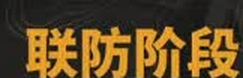
#> input picture proto/templates/defense_phase.png, 243 x 78 px
$ python -i screen_detector.py   (imports and definitions only)
#> lines starting #> are read from the running program, lines starting #| are printed output that depends on the picture; after the words box and inside, x2 and y2 are one past the last pixel; in counts of white or black regions, pixels touching at a corner belong together
#> further down, picture is the input picture: shape (78, 243, 3); mean B, G, R 36.4, 75, 99.1
r"""卫戍协议 HUD 检测（纯 numpy/PIL，不依赖 cv2）。

内部规范坐标 1920×1080：ROI/模板都按该尺度写，输入帧按比例裁到 ROI 再缩放，
不做整帧缩放（整帧重采样 + 全屏掩码会吃掉 300ms/帧）。

模板用二值掩码做 NCC：背景（地图、半透明横幅）不参与匹配，实测分离度 >0.9。
已验证锚点（720p 录屏 → 1920 乘 1.5）：
  联防开始横幅   文本左上 (602,322) 尺寸 162×52 @720，橙字
  作战结束横幅   文本左上 (604,330) 尺寸 166×58 @720，白字
  顶部状态胶囊   规范 (840,10)-(1160,82)：teal=休息/购买，金/橙=n/m 战斗波次，
                 红条+低绿色均值=最终攻势；文字页（菜单/结果）全部近 0
  扣血红字带     x 600..790, y 368..404 @720
  回合 N 芯片   规范 (750,34)-(790,56)，最终攻势期间被 n/15 红条取代
"""

from __future__ import annotations

from dataclasses import dataclass, field
from pathlib import Path

import numpy as np
from PIL import Image

import hud_digits

BASE = Path(__file__).resolve().parent
TPL_DIR = BASE / "templates"
CANON = (1920, 1080)
MARK_PACK = TPL_DIR / "marks.npz"


def _as_rgb(img) -> np.ndarray:
    arr = np.asarray(img.convert("RGB")) if isinstance(img, Image.Image) else np.asarray(img)[:, :, :3]
    return arr


def crop_canonical(rgb: np.ndarray, box) -> np.ndarray:
    """按 1920 规范框裁切任意分辨率的帧，并把裁片缩放到规范尺寸。"""
    h, w = rgb.shape[:2]
    x1, y1, x2, y2 = box
    sx, sy = w / CANON[0], h / CANON[1]
    bx = (int(round(x1 * sx)), int(round(y1 * sy)),
          int(round(x2 * sx)), int(round(y2 * sy)))
    patch = rgb[bx[1]:bx[3], bx[0]:bx[2]]
    tw, th = x2 - x1, y2 - y1
    if patch.shape[1] != tw or patch.shape[0] != th:
        patch = np.asarray(Image.fromarray(patch).resize((tw, th), Image.BILINEAR))
    return patch


def _quarter(patch: np.ndarray) -> np.ndarray:
    return np.asarray(Image.fromarray(patch).resize((patch.shape[1] // 4, patch.shape[0] // 4), Image.BILINEAR))


# ------------------------------------------------------------------ 掩码

def _ch(rgb):
    a = rgb.astype(np.int16)
    return a[:, :, 0], a[:, :, 1], a[:, :, 2]


def mask_orange(rgb) -> np.ndarray:
    r, g, b = _ch(rgb)
    return ((r > 150) & (g > 85) & (g < 215) & (b < 110) & (r - b > 70)).astype(np.float32)
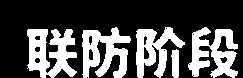
#> returned value: shape (78, 243) float32; values 0 (black) and 1 (white), 31.1% white; 5 white regions, box (x1, y1, x2, y2) and area: (27, 29, 77, 78) 1570, (188, 27, 238, 78) 1459, (82, 27, 131, 78) 1451, (136, 27, 185, 78) 1221, (171, 49, 179, 78) 195


def mask_bright(rgb) -> np.ndarray:
    r, g, b = _ch(rgb)
    mx = np.maximum(np.maximum(r, g), b)
    mn = np.minimum(np.minimum(r, g), b)
    return ((mn > 100) & (mx - mn < 90)).astype(np.float32)


def mask_teal(rgb) -> np.ndarray:
    r, g, b = _ch(rgb)
    return ((g > 100) & (b > 80) & (r < 120) & (g - r > 25)).astype(np.float32)


def mask_red(rgb) -> np.ndarray:
    r, g, b = _ch(rgb)
    return ((r > 150) & (g < 90) & (b < 90)).astype(np.float32)


MASKS = {
    "orange": mask_orange,
    "bright": mask_bright,
    "teal": mask_teal,
    "red": mask_red,
}


def _ncc(a: np.ndarray, b: np.ndarray) -> float:
    a = a - a.mean()
    b = b - b.mean()
    den = np.sqrt((a * a).sum() * (b * b).sum())
    return float((a * b).sum() / den) if den > 0 else 0.0


def ncc_at(mask: np.ndarray, tpl_zm: np.ndarray, tpl_norm: float, y: int, x: int) -> float:
    h, w = tpl_zm.shape
    patch = mask[y:y + h, x:x + w]
    patch = patch - patch.mean()
    den = float(np.sqrt((patch * patch).sum())) * tpl_norm
    return float((patch * tpl_zm).sum() / den) if den > 1e-9 else -1.0


def best_ncc(mask: np.ndarray, tpl_zm: np.ndarray, anchor_xy=None, radius: int = 0,
             pad: int = 3) -> tuple[float, tuple | None]:
    """定位 + 校验：先按行/列投影做一维互相关拿到候选位置，再在 ±pad 内做二维 NCC。

    二值文字掩码对 1–2px 错位极敏感（笔画只有 4–6px 宽），所以二维校验不能省；
    但整窗二维全扫太慢（≈80ms/帧），一维投影把候选从 O(r²) 压到 O(1)。
    投影可能锁到窗口里另一条横排文字，此时二维 NCC 分数会掉下去，不会误报。
    """
    H, W = mask.shape
    h, w = tpl_zm.shape

    def proj_peak(profile, tprof):
        p = profile - profile.mean()
        t = tprof - tprof.mean()
        den = float(np.linalg.norm(p) * np.linalg.norm(t))
        if den < 1e-9:
            return 0
        c = np.correlate(p, t, "valid") / den
        return int(np.argmax(c))

    y0 = proj_peak(mask.sum(1), tpl_zm.sum(1))
    x0 = proj_peak(mask.sum(0), tpl_zm.sum(0))
    tpl_norm = float(np.sqrt((tpl_zm * tpl_zm).sum()))
    best, at = -2.0, None
    for dy in range(-pad, pad + 1):
        for dx in range(-pad, pad + 1):
            x, y = x0 + dx, y0 + dy
            if x < 0 or y < 0 or y + h > H or x + w > W:
                continue
            v = ncc_at(mask, tpl_zm, tpl_norm, y, x)
            if v > best:
                best, at = v, (x, y)
    return best, at


@dataclass(frozen=True)
class Target:
    name: str
    mask: str
    tpl: str
    roi: tuple             # 1920 坐标：搜索窗（掩码只在该窗内算）
    threshold: float


TARGETS = [
    Target("defense_phase", "orange", "defense_phase.png", (860, 440, 1200, 610), 0.55),
    Target("battle_end", "bright", "battle_end.png", (860, 445, 1210, 630), 0.55),
]

# 顶部状态胶囊。休息：teal 占比 0.12–0.24；战斗波次：金/橙；最终攻势：红条且
# 红像素平均绿色分量 ~56（橙色联防横幅/波次胶囊 ~72–93，用 mg 区分）。
PILL_BOX = (840, 10, 1160, 82)
PILL_REST_TEAL = 0.08
PILL_FINAL_RED = 0.025
PILL_FINAL_MG = 68.0
PILL_GOLD = 0.03
PILL_ORANGE = 0.02

# 联防期底部说明条：观战队友时是亮 teal 底 + 眼睛图标，自己防守时是暗底 + 「自己」
DEF_BAR = (742, 912, 1190, 978)
DEF_BAR_TEAL = 0.30
DEF_BAR_WHITE = 0.004

DAMAGE_BAND = (930, 548, 1125, 590)   # 1920 坐标：横幅标题下方红字带
DAMAGE_MIN_PX = 300
DAMAGE_MAX_H = 34                     # 红字行高；更高的红色块是地图上的敌人标记
DAMAGE_MIN_W = 90

# 文字页标记（NCC 0.55，实测同一帧 1.00、异帧 ≤0.21）
MARKS = {
    # 模式入口标题「卫戍协议」logo：比主页淡入早约 2s，独立于 e4_0017=1.00
    "mode_logo": ("red", (294, 192, 690, 293)),
    "difficulty": ("bright", (1540, 12, 1866, 80)),
    "match_found": ("teal", (1480, 850, 1760, 960)),
    "strategy_page": ("bright", (680, 18, 1080, 90)),
    "result_victory": ("teal", (218, 300, 600, 393)),
    "result_defeat": ("red", (218, 300, 600, 393)),
    # 主界面：青色「搜寻队友」+ 两个灰框（实测 a_0007..10 ≈1.00，异帧 ≤0.12）
    "lobby_search": ("teal", (1532, 930, 1851, 1017)),
    "lobby_sweep": ("bright", (1586, 108, 1895, 174)),
    "lobby_mat": ("bright", (1586, 206, 1895, 273)),
    # 匹配中「搜寻中」(0s) 白字；a_0013=1.00，a_0014=0.55
    "searching": ("bright", (1385, 290, 1630, 362)),
    # 决策三页（机密商店/战术/悬赏）左上大标题共用同一框；各模板自匹配 1.00，
    # 互相 ≤0.38
    "decision_shop": ("teal", (248, 46, 456, 98)),
    "decision_tac": ("teal", (248, 46, 456, 98)),
    "decision_bounty": ("teal", (248, 46, 456, 98)),
    # 核心盟约白标题：本帧 1.00，其余 0.00
    "core_covenant": ("bright", (123, 166, 323, 214)),
    # 策略页右侧「请选择策略」；旧 strategy_page 只到 0.50，低于阈值
    "strategy_pick": ("teal", (1391, 32, 1678, 71)),
    # 最终攻势开场橙字「击败敌方首领!」（多帧持续）：同帧 1.00，其余 10 帧 ≤0.16
    "final_overlay": ("orange", (818, 656, 1102, 708)),
    # 隐秘核心已解锁横幅：同帧 1.00，其余 ≤0.16
    "secret_core": ("teal", (796, 600, 1122, 680)),
}
MARK_MIN_SCORE = 0.55
LOBBY_MIN = 0.75
LOBBY_NEED = 2
LOBBY_TEXT_CAND = 0.45   # 标记淡入帧就够触发文字确认（文字才是最终判据）
SEARCHING_MIN = 0.70

# 这两条不依赖胶囊：最终攻势横幅在战斗中出现时 pill 可能已经是 combat/final，
# 隐秘核心横幅也紧接在胶囊消失的过场里。每帧都算，代价是两次小裁片 NCC。
ALWAYS_MARKS = ("final_overlay", "secret_core")

# 准备阶段右上角「准备就绪」(teal) / 「取消准备」(bright，白字) 按钮。
# 实测 ready_on 0.99–1.00、ready_off 0.93–1.00，其它画面 ≤0.06。
READY_BTN = (1703, 132, 1886, 176)
READY_NCC = 0.65

# 最终攻势胶囊里的首领血条：条体在胶囊裁片内 y 24..38、x 25..269（满血 244px）。
# 胶囊里的 n/15 是波次，不是血量；血量按红条长度读（0/15 时条约 100%，超时约 23%）。
BOSS_BAR_X = (25, 269)
BOSS_BAR_Y = (24, 38)
# 3px ≈ 1.2%：旧值 10px 让血条最低只能读到 4.1%，击杀前的最后一两帧
# 直接变成 None，boss_victory 永远等不到 ≤2%。噪声靠列投影 ≥6 行滤掉。
BOSS_BAR_MIN_PX = 3


# [12 lines left out: function boss_bar_fill, not called in this run]


def pill_state(patch) -> str | None:
    """顶部胶囊状态：rest / final / combat / None。传入已按 PILL_BOX 裁切的规范图。"""
    teal = mask_teal(patch)
    if float(teal.mean()) >= PILL_REST_TEAL:
        return "rest"
    red = mask_red(patch)
    red_frac = float(red.mean())
    if red_frac >= PILL_FINAL_RED:
        r, g, b = _ch(patch)
        loose = (r > 150) & (r - g > 70) & (r - b > 70) & (g < 170)
        mg = float(g[loose].mean()) if loose.any() else 255.0
        if mg < PILL_FINAL_MG:
            return "final"
    r, g, b = _ch(patch)
    gold = (r > 150) & (g > 140) & (b < 100) & (g > 0.65 * r)
    if float(gold.mean()) >= PILL_GOLD:
        return "combat"
    orange = (r > 150) & (g > 70) & (g < 170) & (b < 100) & (r - b > 90) & (r - g > 40)
    if float(orange.mean()) >= PILL_ORANGE:
        return "combat"
    return None


@dataclass
class ScreenReading:
    scores: dict = field(default_factory=dict)
    at: dict = field(default_factory=dict)
    marks: dict = field(default_factory=dict)
    pill: str | None = None
    pill_teal_frac: float = 0.0
    clock: int | None = None
    clock_warn: bool = False
    boss: dict | None = None
    boss_hp: float | None = None
    round: int | None = None
    damage_red_px: int = 0
    damage_shape_ok: bool = False
    bar_teal_frac: float = 0.0
    bar_white_frac: float = 0.0
    ready_btn: bool = False
    lobby_text: bool = False      # OCR：「搜寻队友」/「独立模拟」+ 一条副标题
    rest_text: bool | None = None  # OCR：休整胶囊读「休息一下」；None=读不出

    # [5 lines left out: function lobby, not called in this run]

    @property
    def searching(self) -> bool:
        return self.mark("searching") >= SEARCHING_MIN

    @property
    def defense_phase(self) -> bool:
        return self.scores.get("defense_phase", 0) >= 0.55

    @property
    def battle_end(self) -> bool:
        return self.scores.get("battle_end", 0) >= 0.55

    @property
    def end_damaged(self) -> bool:
        return self.damage_shape_ok

    @property
    def rest(self) -> bool:
        return self.pill == "rest"

    @property
    def combat(self) -> bool:
        return self.pill == "combat"

    @property
    def final_assault(self) -> bool:
        return self.pill == "final"

    @property
    def watching_teammate(self) -> bool:
        return self.bar_teal_frac >= DEF_BAR_TEAL

    @property
    def defending_self(self) -> bool:
        return self.bar_teal_frac < DEF_BAR_TEAL and self.bar_white_frac >= DEF_BAR_WHITE

    def mark(self, name: str) -> float:
        return self.marks.get(name, 0.0)

    @property
    def result_page(self) -> bool:
        return self.mark("result_victory") >= MARK_MIN_SCORE or self.mark("result_defeat") >= MARK_MIN_SCORE

    @property
    def final_overlay(self) -> bool:
        return self.mark("final_overlay") >= MARK_MIN_SCORE

    @property
    def secret_core(self) -> bool:
        return self.mark("secret_core") >= MARK_MIN_SCORE

    # [4 lines left out: function decision_page, not called in this run]

    @property
    def core_covenant_page(self) -> bool:
        return self.mark("core_covenant") >= MARK_MIN_SCORE

    @property
    def strategy_pick_page(self) -> bool:
        return self.mark("strategy_pick") >= MARK_MIN_SCORE


class ScreenDetector:
    def __init__(self):
        self._tpls = {}
        for t in TARGETS:
            rgb = np.asarray(Image.open(TPL_DIR / t.tpl).convert("RGB"))
            m = MASKS[t.mask](rgb)
            self._tpls[t.name] = m - m.mean()
#> pass 2 of the loop in __init__, `for t in TARGETS:`:
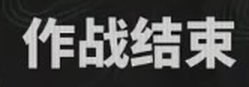
#> input picture proto/templates/battle_end.png, 249 x 87 px
#> in __init__, rgb is the input picture: shape (87, 249, 3); mean R, G, B 77.1, 77.1, 76.5
#> a: shape (87, 249, 3) int16
#> in mask_bright, `return ((mn > 100) & (mx - mn < 90)).astype(np.float32)`:
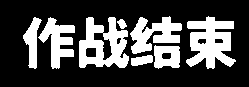
#> returned value: shape (87, 249) float32; values 0 (black) and 1 (white), 29.4% white; 8 white regions, largest, box (x1, y1, x2, y2) and area: (186, 16, 236, 69) 1638, (79, 17, 129, 68) 1551, (130, 16, 182, 54) 1069
        self._marks = {}
        if MARK_PACK.exists():
            z = np.load(MARK_PACK)
#> (reads proto/templates/marks.npz from the repository)
            self._marks = {k: z[k] for k in z.files}

    def analyze(self, img) -> ScreenReading:
        rgb = _as_rgb(img)
        read = ScreenReading()
        for t in TARGETS:
            x1, y1, x2, y2 = t.roi
            win = crop_canonical(rgb, t.roi)
            score, at = best_ncc(MASKS[t.mask](win), self._tpls[t.name])
            read.scores[t.name] = score
            read.at[t.name] = None if at is None else (at[0] + x1, at[1] + y1)
#> this loop made 2 passes
#> (H in best_ncc, W in best_ncc, y0 in best_ncc, x0 in best_ncc, tpl_norm in best_ncc) on passes 1 to 2: (170, 340, 0, 0, 63.73), (185, 350, 0, 0, 67.08)
#> pass 1, in mask_orange (call 2), `r, g, b = _ch(rgb)`:
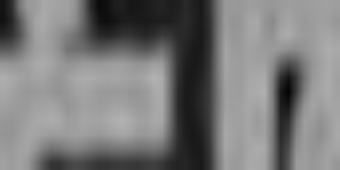
#> g: shape (170, 340) int16; min 2, max 179, mean 121
#> after the loop:
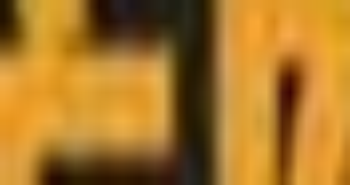
#> win: shape (185, 350, 3); mean B, G, R 41.3, 118.8, 169
#> after the loop, read.at = {'defense_phase': (860, 440), 'battle_end': (860, 445)}; read.scores = {'defense_phase': -1, 'battle_end': -1}

        band = crop_canonical(rgb, DAMAGE_BAND)
        m = mask_red(band)
#> in mask_red, `return ((r > 150) & (g < 90) & (b < 90)).astype(np.float32)`: returned value: shape (42, 195) float32; every value is 0
        n = int(m.sum())
#> n = 0
        read.damage_red_px = n
#> read.damage_red_px = 0
        if n >= DAMAGE_MIN_PX:
            ys, xs = np.nonzero(m)
            h = int(ys.max() - ys.min() + 1)
            w = int(xs.max() - xs.min() + 1)
            read.damage_shape_ok = h <= DAMAGE_MAX_H and w >= DAMAGE_MIN_W

        pill = crop_canonical(rgb, PILL_BOX)
        read.pill = pill_state(pill)
#> in mask_teal, `r, g, b = _ch(rgb)`:
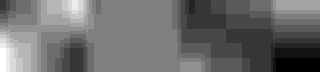
#> r: shape (72, 320) int16; min 24, max 38, mean 30; drawn with min black and max white
#> in mask_teal, `return ((g > 100) & (b > 80) & (r < 120) & (g - r > 25)).astype(np.flo..`: returned value: shape (72, 320) float32; every value is 0
#> in pill_state, `gold = (r > 150) & (g > 140) & (b < 100) & (g > 0.65 * r)`: gold: shape (72, 320) bool; every value is 0
        read.pill_teal_frac = float(mask_teal(pill).mean())
#> read.pill_teal_frac = 0

        # 准备按钮在休整里也会出现（pill=rest），所以不能放进 MARKS（那只在 pill
        # 为空时算）。teal=准备就绪、bright=取消准备，任一对上都算按钮在场。
        on, off = self._marks.get("ready_on"), self._marks.get("ready_off")
        if on is not None and off is not None:
            rb = crop_canonical(rgb, READY_BTN)
            read.ready_btn = max(_ncc(mask_teal(rb), on),
                                 _ncc(mask_bright(rb), off)) >= READY_NCC
#> in mask_teal (call 3), `return ((g > 100) & (b > 80) & (r < 120) & (g - r > 25)).astype(np.flo..`: returned value: shape (44, 183) float32; every value is 0
#> in _ncc, `b = b - b.mean()`: b: shape (44, 183) float32; values -0.764 (black) and 0.236 (white), 76.4% white; 7 black regions, largest, box (x1, y1, x2, y2) and area: (22, 6, 55, 39) 426, (90, 11, 112, 34) 348, (114, 11, 137, 33) 342
#> in _ncc (call 2), `b = b - b.mean()`: b: shape (44, 183) float32; values -0.774 (black) and 0.226 (white), 77.4% white; 11 black regions (4 under 20 px), largest, box (x1, y1, x2, y2) and area: (24, 7, 54, 38) 378, (138, 11, 160, 34) 342, (66, 12, 88, 33) 329
#> read.ready_btn = False

        bar = crop_canonical(rgb, DEF_BAR)
        read.bar_teal_frac = float(mask_teal(bar).mean())
#> in mask_teal (call 4), `r, g, b = _ch(rgb)`:
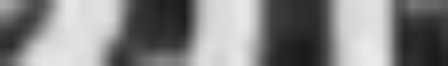
#> b: shape (66, 448) int16; min 26, max 235, mean 131.1
#> in mask_teal (call 4), `return ((g > 100) & (b > 80) & (r < 120) & (g - r > 25)).astype(np.flo..`:
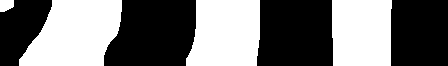
#> returned value: shape (66, 448) float32; values 0 (black) and 1 (white), 45.5% white; 4 white regions, box (x1, y1, x2, y2) and area: (19, 0, 122, 66) 5096, (186, 0, 260, 66) 4354, (332, 0, 392, 66) 3875, (0, 0, 14, 12) 143
#> read.bar_teal_frac = 0.455
        a = bar.astype(np.int16)
        read.bar_white_frac = float(((a[:, :, 0] > 190) & (a[:, :, 1] > 190)
                                     & (a[:, :, 2] > 190)).mean())
#> read.bar_white_frac = 0

        if read.pill is not None:
            read.clock = hud_digits.read_clock(rgb)
            read.clock_warn = hud_digits.clock_warning(rgb)
            if read.pill == "final":
                read.boss = hud_digits.read_boss(rgb)
                # 波次数字读不出时血条仍要播：血条与 n/15 是两个独立锚点
                read.boss_hp = boss_bar_fill(pill)
            else:
                read.round = hud_digits.read_round(rgb)
        else:
            for name, (mask_name, box) in MARKS.items():
                tpl = self._marks.get(name)
                if tpl is None or name in ALWAYS_MARKS:
                    continue
                read.marks[name] = _ncc(MASKS[mask_name](crop_canonical(rgb, box)), tpl)
#> this loop made 17 passes
#> den in _ncc on passes 1 to 12: 0, 0, 5513.7, 0, 0, 0, 4853.1, 0, 0, 0, 0, 0
#> pass 1, in crop_canonical (call 7), `patch = np.asarray(Image.fromarray(patch).resize((tw, th), Image.BILIN..`:
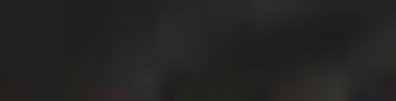
#> patch: shape (101, 396, 3); mean of channels 0, 1, 2 33.7, 35.8, 36.2; drawn as B, G, R
#> after the loop, read.marks = 15 items
        for name in ALWAYS_MARKS:
            tpl = self._marks.get(name)
            if tpl is None:
                continue
            mask_name, box = MARKS[name]
            read.marks[name] = _ncc(MASKS[mask_name](crop_canonical(rgb, box)), tpl)
#> this loop made 2 passes
#> den in _ncc on passes 1 to 2: 0, 5898.4
#> after the loop, read.marks = 17 items
        if read.pill is None:
            # 只在标记沾边的帧上跑 OCR（每次 16–22ms），文字做最终确认
            if max(read.mark(k) for k in
                   ("lobby_search", "lobby_sweep", "lobby_mat")) >= LOBBY_TEXT_CAND:
                from text_anchors import lobby_text
                read.lobby_text = lobby_text(rgb)
        elif read.pill == "rest":
            # 胶囊泛青不等于休整（游戏主界面/战斗横幅那圈也是青的），读字确认
            from text_anchors import rest_pill_text
            read.rest_text = rest_pill_text(rgb)
        return read


# ------------------------------------------------------------------ 事件流

class DefenseTracker:
    """把逐帧读数归纳成 联防 阶段事件。

    - defense_enter：看到 联防阶段 横幅。横幅只显示约 2–3s，轮询 ≥4Hz 才稳；
      进入后忽略后续横幅帧，下次联防由下一段横幅重新触发。
    - add_segment(damaged)：一场子战斗的 作战结束（由 bridge 扣血保持后调用）。
    - phase_end：持续休息 ≥ rest_hold（休整买卡）或看到最终攻势。结束不播报结果，
      success 由 bridge 按段判：有段时 any_clean，否则看整段有没有掉血。
    """

    # [37 lines left out: functions __init__, update, not called in this run]

    def add_segment(self, t: float, damaged: bool) -> None:
        if self.in_defense:
            self.segments.append((t, damaged))

    def finish(self, t: float) -> list[dict]:
        """结果页/收尾时强制结束联防（bridge 在 run 结束时调用）。"""
        return [self._end(t)] if self.in_defense else []

    # [14 lines left out: function _end, not called in this run]

>>> import cv2
>>> picture = cv2.imread('templates/defense_phase.png')
>>> result = ScreenDetector().analyze(picture)
